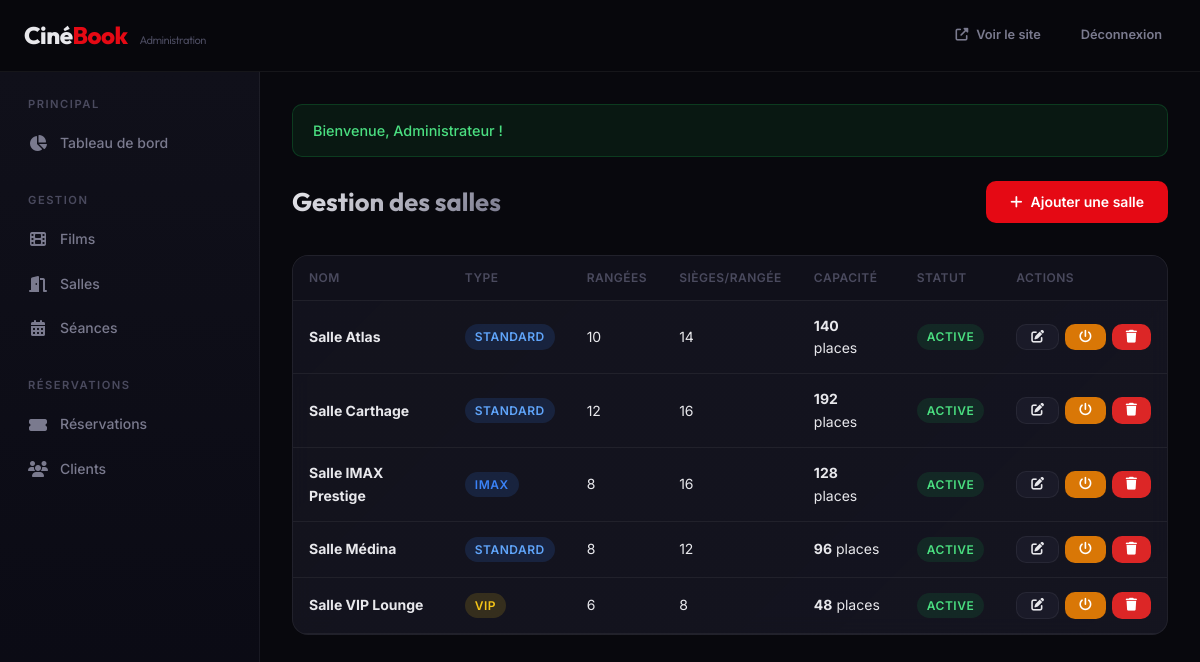
The app's page /index.php?page=admin-halls (signed in) with its own data.
### tables this page shows
CREATE TABLE IF NOT EXISTS halls (
    id INT AUTO_INCREMENT PRIMARY KEY,
    name VARCHAR(100) NOT NULL,
    rows_count INT NOT NULL DEFAULT 8,
    cols_count INT NOT NULL DEFAULT 12,
    hall_type ENUM('Standard', 'IMAX', 'VIP') DEFAULT 'Standard',
    is_active TINYINT(1) DEFAULT 1,
    created_at DATETIME DEFAULT CURRENT_TIMESTAMP
);

### models/Hall.php (called while the page is built, shortened)
<?php
class Hall
{
    private PDO $db;
    public function __construct()
    {
        $this->db = getDB();
    }
    public function getAll(int $page = 1, int $perPage = ITEMS_PER_PAGE): array
    {
        $offset = ($page - 1) * $perPage;
        $total = (int)$this->db->query("SELECT COUNT(*) FROM halls")->fetchColumn();
        $stmt = $this->db->prepare(
            "SELECT * FROM halls ORDER BY name ASC LIMIT {$perPage} OFFSET {$offset}"
        );
        $stmt->execute();
        return [
            'data'       => $stmt->fetchAll(),
            'total'      => $total,
            'page'       => $page,
            'perPage'    => $perPage,
            'totalPages' => (int)ceil($total / $perPage),
        ];
    }
}

### config/database.php (called while the page is built, shortened)
<?php
function getDB(): PDO
{
    static $pdo = null;
    if ($pdo === null) {
        $dsn = "mysql:host=" . DB_HOST . ";dbname=" . DB_NAME . ";charset=" . DB_CHARSET;
        $options = [
            PDO::ATTR_ERRMODE            => PDO::ERRMODE_EXCEPTION,
            PDO::ATTR_DEFAULT_FETCH_MODE => PDO::FETCH_ASSOC,
            PDO::ATTR_EMULATE_PREPARES   => false,
        ];
        try {
            $pdo = new PDO($dsn, DB_USER, DB_PASS, $options);
        } catch (PDOException $e) {
            die("Erreur de connexion à la base de données : " . $e->getMessage());
        }
    }
    return $pdo;
}

### helpers/validation.php (called while the page is built, shortened)
<?php
function e(?string $value): string
{
    return htmlspecialchars($value ?? '', ENT_QUOTES, 'UTF-8');
}

### views/admin/halls/index.php (the view, shortened to what this page needs)
<?php require_once __DIR__ . '/../../layouts/admin_header.php'; ?>
<div class="admin-page-header">
    <h1>Gestion des salles</h1>
    <a href="<?= BASE_URL ?>/index.php?page=admin-halls&action=create" class="btn btn-primary"><i class="fas fa-plus"></i> Ajouter une salle</a>
</div>
<div class="table-wrap">
    <table class="data-table">
        <thead>
            <tr><th>Nom</th><th>Type</th><th>Rangées</th><th>Sièges/rangée</th><th>Capacité</th><th>Statut</th><th>Actions</th></tr>
        </thead>
        <tbody>
            <?php if (empty($halls['data'])): ?>
                <tr><td colspan="7" class="text-center text-muted" style="padding:32px;">Aucune salle.</td></tr>
            <?php else: ?>
                <?php foreach ($halls['data'] as $h): ?>
                    <tr>
                        <td><strong><?= e($h['name']) ?></strong></td>
                        <td><span class="badge badge-<?= strtolower($h['hall_type']) === 'vip' ? 'vip' : (strtolower($h['hall_type']) === 'imax' ? 'imax' : 'info') ?>"><?= e($h['hall_type']) ?></span></td>
                        <td><?= $h['rows_count'] ?></td>
                        <td><?= $h['cols_count'] ?></td>
                        <td><strong><?= $h['rows_count'] * $h['cols_count'] ?></strong> places</td>
                        <td><span class="badge <?= $h['is_active'] ? 'badge-success' : 'badge-danger' ?>"><?= $h['is_active'] ? 'Active' : 'Inactive' ?></span></td>
                        <td>
                            <div class="table-actions">
                                <a href="<?= BASE_URL ?>/index.php?page=admin-halls&action=edit&id=<?= $h['id'] ?>" class="btn btn-secondary btn-sm"><i class="fas fa-edit"></i></a>
                                <a href="<?= BASE_URL ?>/index.php?page=admin-halls&action=toggle&id=<?= $h['id'] ?>" class="btn btn-warning btn-sm"><i class="fas fa-power-off"></i></a>
                                <a href="<?= BASE_URL ?>/index.php?page=admin-halls&action=delete&id=<?= $h['id'] ?>" class="btn btn-danger btn-sm" data-confirm="Supprimer cette salle ?"><i class="fas fa-trash"></i></a>
                            </div>
                        </td>
                    </tr>
                <?php endforeach; ?>
            <?php endif; ?>
        </tbody>
    </table>
</div>
<?php require_once __DIR__ . '/../../layouts/admin_footer.php'; ?>

### assets/css/style.css (style rules this page uses)
:root { --bg-primary: #08080d; --bg-secondary: #10101a; --bg-card: #14141f; --bg-elevated: #1a1a28; --bg-input: #12121e; --accent: #e50914; --accent-hover: #ff1a26; --accent-gold: #f5c518; --accent-blue: #3b82f6; --text-primary: #e8e8ec; --text-secondary: #7a7a8e; --text-muted: #4a4a5e; --border: rgba(255,255,255,0.06); --border-hover: rgba(255,255,255,0.12); --radius: 10px; --radius-lg: 16px; --shadow: 0 4px 24px rgba(0,0,0,0.4); --shadow-lg: 0 8px 40px rgba(0,0,0,0.6); --transition: 0.25s cubic-bezier(0.4,0,0.2,1); --font-body: 'Inter', -apple-system, sans-serif; --font-display: 'Outfit', 'Inter', sans-serif; --max-width: 1280px; --header-height: 72px; }
*, *::before, *::after { box-sizing: border-box; margin: 0; padding: 0; }
html { scroll-behavior: smooth; -webkit-font-smoothing: antialiased; }
body { font-family: var(--font-body); background: var(--bg-primary); color: var(--text-primary); line-height: 1.6; min-height: 100vh; }
a { color: inherit; text-decoration: none; }
h1, h2, h3, h4 { font-family: var(--font-display); font-weight: 700; line-height: 1.2; }
h1 { font-size: 2.5rem; }
.btn { display: inline-flex; align-items: center; justify-content: center; gap: 8px; padding: 10px 24px; border-radius: var(--radius); font-weight: 600; font-size: 0.875rem; border: none; cursor: pointer; transition: all var(--transition); text-decoration: none; white-space: nowrap; }
.btn-primary { background: var(--accent); color: #fff; }
.btn-secondary { background: var(--bg-elevated); color: var(--text-primary); border: 1px solid var(--border); }
.btn-sm { padding: 6px 14px; font-size: 0.8rem; }
.btn-danger { background: #dc2626; color: #fff; }
.btn-warning { background: #d97706; color: #fff; }
.badge { display: inline-flex; align-items: center; padding: 3px 10px; border-radius: 20px; font-size: 0.75rem; font-weight: 600; text-transform: uppercase; letter-spacing: 0.5px; }
.badge-success { background: rgba(22,163,74,0.15); color: #4ade80; }
.badge-info { background: rgba(59,130,246,0.15); color: #60a5fa; }
.badge-vip { background: rgba(245,197,24,0.15); color: var(--accent-gold); }
.badge-imax { background: rgba(59,130,246,0.15); color: var(--accent-blue); }
.data-table { width: 100%; border-collapse: collapse; }
.data-table th { text-align: left; padding: 12px 16px; font-size: 0.75rem; font-weight: 600; text-transform: uppercase; letter-spacing: 0.5px; color: var(--text-muted); border-bottom: 1px solid var(--border); background: var(--bg-secondary); }
.data-table td { padding: 14px 16px; border-bottom: 1px solid var(--border); font-size: 0.875rem; vertical-align: middle; }
.table-wrap { background: var(--bg-card); border: 1px solid var(--border); border-radius: var(--radius-lg); overflow: hidden; }

### assets/css/admin.css (style rules this page uses)
.admin-page-header { display: flex; align-items: center; justify-content: space-between; margin-bottom: 32px; }
.admin-page-header h1 { font-size: 1.6rem; font-weight: 700; background: linear-gradient(135deg, var(--text-primary) 0%, var(--text-secondary) 100%); -webkit-background-clip: text; -webkit-text-fill-color: transparent; background-clip: text; }
.table-actions { display: flex; gap: 6px; }
.table-wrap { background: linear-gradient(135deg, rgba(20,20,31,0.9) 0%, rgba(26,26,40,0.7) 100%); border: 1px solid var(--border); border-radius: var(--radius-lg); overflow: hidden; backdrop-filter: blur(10px); }

### records on screen
halls: name "Salle Atlas", hall_type "STANDARD", rows_count "10", cols_count "14", $h['rows_count'] * $h['cols_count'] "140", is_active "ACTIVE"
halls: name "Salle Carthage", hall_type "STANDARD", rows_count "12", cols_count "16", $h['rows_count'] * $h['cols_count'] "192", is_active "ACTIVE"
halls: name "Salle IMAX Prestige", hall_type "IMAX", rows_count "8", cols_count "16", $h['rows_count'] * $h['cols_count'] "128", is_active "ACTIVE"
halls: name "Salle Médina", hall_type "STANDARD", rows_count "8", cols_count "12", $h['rows_count'] * $h['cols_count'] "96", is_active "ACTIVE"
halls: name "Salle VIP Lounge", hall_type "VIP", rows_count "6", cols_count "8", $h['rows_count'] * $h['cols_count'] "48", is_active "ACTIVE"

### other values on screen
$flashSuccess "Bienvenue, Administrateur !"
